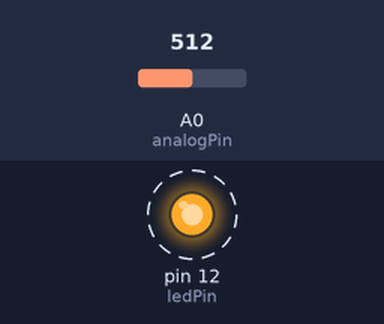
Bench run of a sketch on a simulated Arduino Uno, built with avr-gcc and run on an emulated ATmega328P. Parts: output pins drawn as LEDs (lit = HIGH). Dashed ring = blinking. The test bench sets the inputs (shaded band); at power-on: A0 (analogPin) = 512. What the sketch prints to the serial monitor is not drawn.

Above: at 2.8 s.
2.9 s: A0 (analogPin) set to 0
7.1 s: A0 (analogPin) set to 122
Timing chart, 0 to 15.5 s (numbered marks = the images above; inputs shaded):
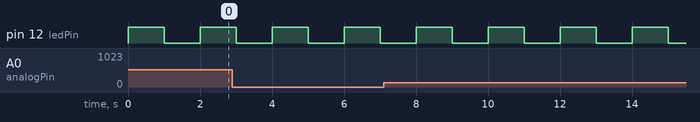

The sketch:

projet.ino
```cpp
#include <math.h>

int ledPin = 12;
int analogPin = A0;
int Soff, Son;

void setup() {
  pinMode(ledPin, OUTPUT);
  Serial.begin(9600);
}

void loop() {
  digitalWrite(ledPin, HIGH);
  delay(1000);
  Son = analogRead(analogPin);

  digitalWrite(ledPin, LOW);
  delay(1000);
  Soff = analogRead(analogPin);


  float A = -log10((float)Son / (float)Soff);

  Serial.print("Soff = ");
  Serial.print(Soff);
  Serial.print(" | Son = ");
  Serial.print(Son);
  Serial.print(" | Absorbance = ");
  Serial.println(A, 4);
}
```

Measured:
- by itself, pin 12 (ledPin): alternates HIGH for 1.0 s and LOW for 1.0 s
